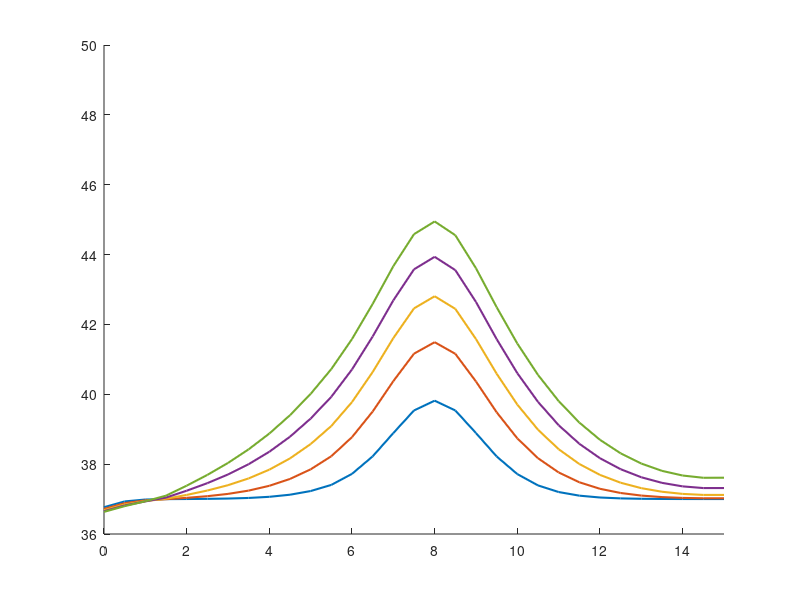

The MATLAB source for this figure: (Note: this script raises an error after producing the figure.)

%––––––––––––––––––––––––––––––––––––––––––––––––––––––––––––––––––––––––––––
% 1D hyperbolic bioheat w/ Gaussian tumor source, 3 skin layers, finer mesh
% and reduced dt for stability; snapshots at 2.5, 5, 7.5, 10 s in one plot.
%––––––––––––––––––––––––––––––––––––––––––––––––––––––––––––––––––––––––––––

clear; clc;

%% 1) DISCRETIZE TIME & SPATIAL DOMAINS
% Skin Layer thickness
L_epi = 0.0015;   % Epidermis (1.5 mm)
L_derm = 0.0035;  % Dermis (3.5 mm)
L_subq = 0.01;    % Subcutaneous (10 mm)
Lx = L_epi + L_derm + L_subq; % Domain Length

x_ast  = 0.008;   % [m]   Tumor center (midpoint of 0.05 m)

dx     = 0.0005;  % [m]   Spatial step → now 21 nodes from 0 to 0.05
dt     = 0.015;    % [s]   Time step (smaller for stability)
max_time = 10;   % plot up to 10s
time_steps = round(max_time/dt) + 1; % ensures we reach exactly 10 s: (n−1)*dt = 10
time = 0:dt:max_time+dt;

x  = 0:dx:Lx;          % x = [0, 0.0025, 0.005, …, 0.05]
nx = numel(x);

% Define Layers
layer = zeros(1, nx);
layer(x <= L_epi) = 1;                                  % Epidermis
layer(x > L_epi & x <= L_epi + L_derm) = 2;             % Dermis
layer(x > L_epi + L_derm) = 3;                          % Subcutaneous

% Find index of tumor center (closest grid point to x_ast)
[~, iTumor] = min(abs(x - x_ast));

%% 2) CONSTANTS AND PARAMETERS
% ------------ Physical Parameters ------------
% Skin Layer params
rho    = [1150 1116 900];   % [kg/m^3]  Tissue density (layers)
c      = [3590 3300 2500];  % [J/(kg·°C)]  Tissue specific heat
k      = [0.2 0.45 0.3];    % [W/(m·°C)]  Thermal conductivity
k_star = [0.1 0.1 0.1];     % [W/(m·°C·s)]  Hyperbolic‐term coefficient

% Blood params
h      = 4.5;     % [W/(m^2·°C)]    Convective coefficient at boundaries
wb     = 0.0098;  % [1/s]           Blood perfusion
rho_b  = 1056;    % [kg/m^3]        Blood density
cb     = 4000;    % [J/(kg·°C)]     Blood specific heat

Qm0    = 50.65;   % [W/m^3]         Metabolic heat (uniform)
Tb     = 37;      % [°C]            Arterial blood temperature
Tl     = [37 37 37];      % [°C]    Initial Ambient/tissue reference

% ------------ Gaussian‐source parameters ------------
% Q_r(i) = rho * S * P * exp( -a0*( x(i) - x_ast )^2 )
S      = 15;       % “per‐kg” scaling factor
P      = 35;      % “power” factor (tune as needed)
a0     = 1e6;   % [1/m]  Gaussian width control

% ------------ Water vaporization and diffusion ------------
Da = 2.5e-5;    % m^2/s (air)
Mw = 0.018;     % kg/mol
Ra = 8.314;     % J/mol·K
Tw = 306;       % K (~33°C)
Pw = 5600;      % Pa (sat. vapor pressure at 33°C)
RH = 0.5;       % Relative humidity (fraction)
delta = 1e-4;   % m
c_air = 1005;   % J/kg·K
Df = [2e-9 2e-9 2e-9];  % m^2/s
cw = 4180;      % J/kg°C
rho_s = 1100;   % kg/m^3
rho_c = 1000;   % kg/m^3
nabla_r2 = (Lx/3)^2;

% ---------- Hyperbolic relaxation times ---------------
tau_q = 10;   % [s]
tau_T = 20;   % [s]
tau_v = 1;   % [s]

%% 3) INITIALIZE STORAGE FOR “SNAPSHOTS”
% Snapshot times (in seconds) and their corresponding loop‐indices
snapshot_times = linspace(2,max_time,5); % [2.5, 5.0, 7.5, 10.0];
snap_idx = round(snapshot_times/dt) + 1;
% e.g., 2.5/0.01 = 250 → +1 = 251 ⇒ t = (251−1)*0.01 = 2.50 s

T_snapshots = zeros(nx, numel(snapshot_times));  
% Each column j holds T(x) at t = snapshot_times(j)

% Tumor temp array
T_tumor = zeros(1, time_steps);

% --------- Initialize temperature fields at t=0 -------------
T     = ones(nx,1);
T(find(layer == 1)) = Tl(1); T(find(layer == 2)) = Tl(2);
T(find(layer == 3)) = Tl(3);
T_new = T;   
dTdt   = zeros(nx,1);
d2Tdt2 = zeros(nx,1);

%% 4) TIME‐MARCHING LOOP
for n = 1:time_steps

    % (a) Update interior nodes i=2:(nx−1)
    for i = 2:(nx-1)
        L = layer(i);

        % (b) Calculate Heat Source values for given spatial step
        % Metabolic Heat Source:
        Qm = Qm0 * (1 + (T(i) - Tl(L))/10);         % [W/m^3] metabolic

        % Water diffusion:
        Qd = (Df(L) * cw * (rho_s - rho_c) / nabla_r2) * (T(i) - Tl(L));
        
        % Blood Perfusion (dermis, subq):
        if L > 1
            Qb = wb * rho_b * cb * (Tb - Tl(L));      % [W/m^3] perfusion (constant)
        else
            Qb = 0;
        end

        % Water vaporization (epidermis only)
        if L == 1
            Delta_m = (Da*Mw/(Ra*Tw)) * (Pw/Tw) * RH/(delta*c_air);
            Delta_Hvap = 2400e3; % J/kg
            Qv = Delta_m * Delta_Hvap / (delta * c_air);
        else 
            Qv = 0;
        end

        % Gaussian tumor heat source at node i:
        Qr = rho(L) * S * P * exp( -a0 * (x(i) - x_ast)^2 );  

        % Add up all heat sources to consolidate
        Q_tot = Qm + Qd + Qb + Qv + Qr;

        % 2nd‐spatial derivative (finite difference)
        d2Tdx2 = (T(i+1) - 2*T(i) + T(i-1)) / dx^2;

        % Hyperbolic bioheat terms:
        dTdt(i)   = (k(L)*d2Tdx2 + Q_tot) / (rho(L) * c(L));
        d2Tdt2(i) = (k_star(L)*d2Tdx2) / (rho(L) * c(L));

        % Update temperature at node i (eq. 7):
        T_new(i) = T(i) + dt * ( ...
           dTdt(i) + tau_q*dTdt(i) ...
         - tau_T*d2Tdt2(i) ...
         + (k(L) + k_star(L)*tau_v)*dTdt(i) );
    end

    % (c) Convective (Robin) BC at left boundary (i = 1):
    % Forward Euler Approx dx/t
    T_new(1) = (k(1) * T(2) + h*dx*22) / (h*dx + k(1)); % 22C is RT
    
    % (d) Convective (Robin) BC at right boundary (i = nx):
    % Backward Euler Approx dx/dt
    T_new(nx) = (h*dx*37 - k(3) * T(end-1)) / (h*dx - k(3)); % 37C is body temp

    % (e) Advance to next timestep
    T = T_new;

    % (f) If current “t” matches any snapshot index, store T(x)
    idx_this = find(snap_idx == n);
    if ~isempty(idx_this)
        T_snapshots(:, idx_this) = T;
    end

    % (g) Store T at tumor location
    T_tumor(n) = T_new(iTumor);
end

%% 5) PLOT ALL T(x) PROFILES IN A SINGLE FIGURE
figure('Position',[200,200,800,500]);
hold on;

colors = lines(numel(snapshot_times));  
for j = 1:numel(snapshot_times)
    plot(x*1000, T_snapshots(:,j), 'Color', colors(j,:), 'LineWidth',1.5, ...
         'DisplayName', sprintf('t = %.1f s', snapshot_times(j)));
end

ylim([36 50])
xlim([0 Lx*10^3])
xline(0, '-',{'Epiderm'},'HandleVisibility','off','Fontsize',16)
xline((L_epi)*10^3,'-',{'Derm'},'HandleVisibility','off','Fontsize',16)
xline((L_epi+L_derm)*10^3,'-',{'Subcutaneous'},'HandleVisibility','off','Fontsize',16)
xline(x_ast*10^3,'-r',{'Tumor'},'LineWidth',5,'HandleVisibility','off','Fontsize',20)
xlabel('Distance (mm)','Fontsize',16);
ylabel('Temperature (°C)','Fontsize',16);
title(['Temperature Profile T(t=10s,x), Various times'],'Fontsize',20);
legend('Location','northeast','FontSize',16);
grid on;
hold off;

%% 6. PLOT: TUMOR TEMPERATURE VS TIME
figure;
plot(time(1:length(T_tumor)), T_tumor, 'r', 'LineWidth', 2);
xlim([0 time(end)])
ylim([36 50])
xlabel('time (s)','Fontsize',16);
ylabel('Temperature (°C)','Fontsize',16);
title('Temperature at Tumor Location vs. Time','FontSize',20);
grid on;